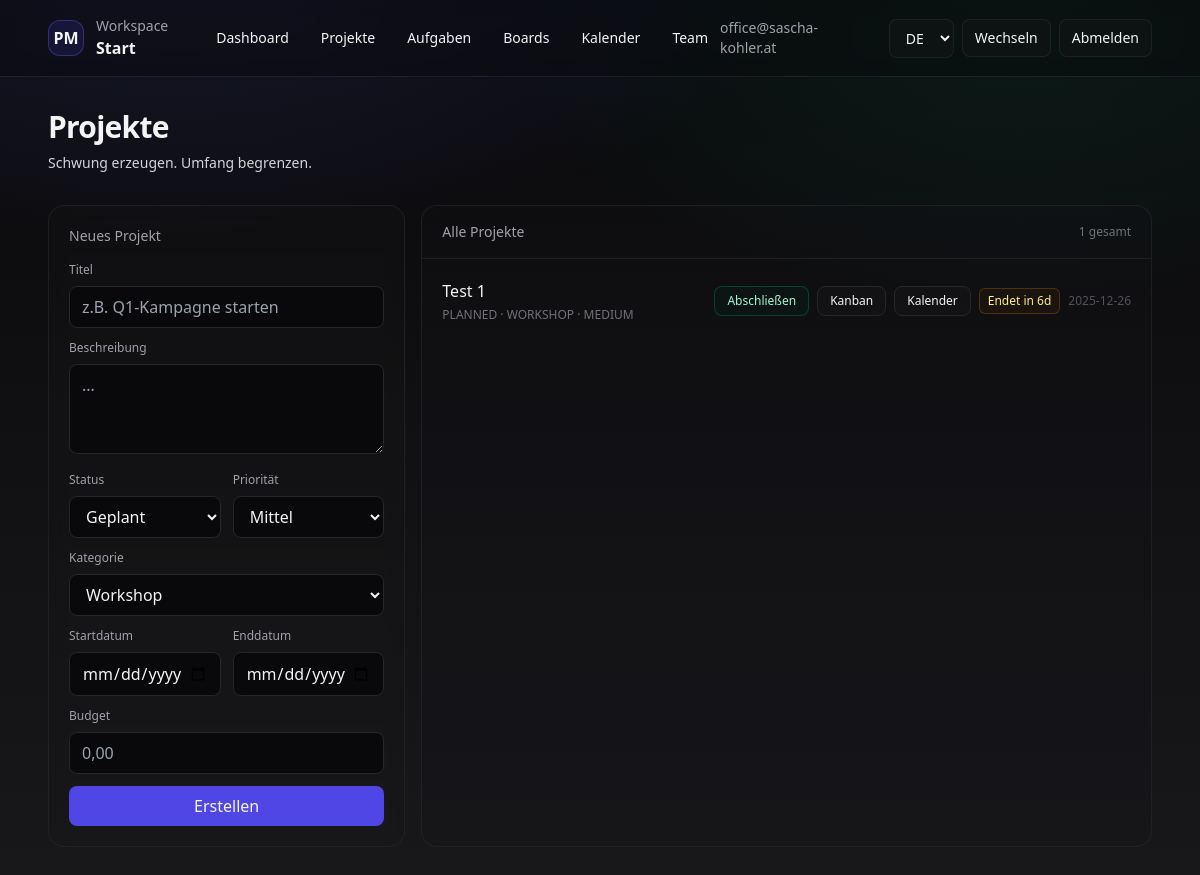
The app's page /app/projects/ (signed in) with its own data.
### apps/tenants/models.py (models this page shows, shortened)
class Organization(models.Model):
    id = models.UUIDField(primary_key=True, default=uuid.uuid4, editable=False)
    name = models.CharField(max_length=255)
    slug = models.SlugField(max_length=255, unique=True)
    created_at = models.DateTimeField(auto_now_add=True)

### apps/accounts/models.py (models this page shows, shortened)
class User(AbstractBaseUser, PermissionsMixin):
    email = models.EmailField(unique=True)
    name = models.CharField(max_length=255, blank=True, default="")
    is_staff = models.BooleanField(default=False)
    is_active = models.BooleanField(default=True)
    date_joined = models.DateTimeField(auto_now_add=True)
    objects = UserManager()
    USERNAME_FIELD = "email"
    REQUIRED_FIELDS: list[str] = []

### apps/projects/models.py (models this page shows, shortened)
class Project(models.Model):
    class Status(models.TextChoices):
        PLANNED = "PLANNED", "Planned"
        ACTIVE = "ACTIVE", "Active"
        COMPLETED = "COMPLETED", "Completed"
        CANCELLED = "CANCELLED", "Cancelled"
    class Category(models.TextChoices):
        WORKSHOP = "WORKSHOP", _("Workshop")
        RETREAT = "RETREAT", _("Retreat")
        CONSULTATION = "CONSULTATION", _("Consultation")
        IT_SERVICE = "IT_SERVICE", _("IT Service")
        MARKETING = "MARKETING", _("Marketing")
        DEVELOPMENT = "DEVELOPMENT", _("Development")
        DESIGN = "DESIGN", _("Design")
        RESEARCH = "RESEARCH", _("Research")
        SALES = "SALES", _("Sales")
        FINANCE = "FINANCE", _("Finance")
        LEGAL = "LEGAL", _("Legal")
        HR = "HR", _("HR")
        OPERATIONS = "OPERATIONS", _("Operations")
        EVENT = "EVENT", _("Event")
        CONTENT = "CONTENT", _("Content")
        TRAINING = "TRAINING", _("Training")
    class Priority(models.TextChoices):
        LOW = "LOW", "Low"
        MEDIUM = "MEDIUM", "Medium"
        HIGH = "HIGH", "High"
    id = models.UUIDField(primary_key=True, default=uuid.uuid4, editable=False)
    organization = models.ForeignKey(
        Organization, on_delete=models.CASCADE, related_name="projects"
    )
    title = models.CharField(max_length=255)
    description = models.TextField(blank=True, null=True)
    status = models.CharField(
        max_length=20, choices=Status.choices, default=Status.PLANNED
    )
    start_date = models.DateTimeField()
    end_date = models.DateTimeField()
    category = models.CharField(
        max_length=30, choices=Category.choices, default=Category.WORKSHOP
    )
    budget = models.DecimalField(max_digits=12, decimal_places=2, blank=True, null=True)
    priority = models.CharField(
        max_length=20, choices=Priority.choices, default=Priority.MEDIUM
    )
    created_by = models.ForeignKey(
        settings.AUTH_USER_MODEL,
        on_delete=models.PROTECT,
        related_name="created_projects",
    )
    created_at = models.DateTimeField(auto_now_add=True)
    updated_at = models.DateTimeField(auto_now=True)
    @property
    def end_days_left(self) -> int:
        today = timezone.localdate()
        end_day = timezone.localtime(self.end_date).date()
        return (end_day - today).days

### apps/web/views/projects.py (the view)
# urls.py: path("projects/", views.projects_page, name="projects"),
@login_required
def projects_page(request):
    if request.active_org is None:
        return redirect("web:onboarding")
    org = request.active_org
    projects = Project.objects.filter(organization=org).order_by("-created_at")
    context = {**web_shell_context(request), "projects": projects}
    return render(request, "web/app/projects/page.html", context)

### apps/web/views/utils.py (called while the page is built)
def web_shell_context(request) -> dict:
    from apps.tenants.models import Organization
    membership = None
    is_owner = False
    if request.active_org is not None:
        membership = Membership.objects.filter(
            organization=request.active_org,
            user=request.user
        ).only("role").first()
        if membership:
            is_owner = membership.role == Membership.Role.OWNER
    return {
        "org": request.active_org,
        "active_org": request.active_org,
        "orgs": Organization.objects.filter(memberships__user=request.user).distinct(),
        "user_membership": membership,
        "is_owner": is_owner,
    }

### templates/web/app/projects/page.html (shortened to what this page needs)
{% extends "web/app/layout.html" %}
{% load i18n %}
{% block content %}
<div class="flex items-end justify-between gap-6">
  <div>
    <h1 class="text-3xl font-semibold tracking-tight">{% trans "Projects" %}</h1>
    <p class="mt-2 text-sm text-zinc-300">{% trans "Create momentum. Keep scope tight." %}</p>
  </div>
</div>
<div class="mt-8 grid grid-cols-1 lg:grid-cols-3 gap-4">
  <div class="lg:col-span-1 rounded-2xl border border-zinc-800/70 bg-zinc-900/25 p-5 backdrop-blur">
    <div class="text-sm text-zinc-400">{% trans "New project" %}</div>
    <form class="mt-4 space-y-3"
          hx-post="{% url 'web:projects_create' %}"
          hx-target="#project-list"
          hx-swap="afterbegin"
          hx-on::after-request="this.reset()">
      <div>
        <label class="block text-xs text-zinc-400 mb-2">{% trans "Title" %}</label>
        <input name="title" required placeholder="{% trans 'e.g. Launch Q1 Campaign' %}"
               class="w-full rounded-lg bg-zinc-950 border border-zinc-800 px-3 py-2 outline-none focus:ring-2 focus:ring-indigo-500" />
      </div>
      <div>
        <label class="block text-xs text-zinc-400 mb-2">{% trans "Description" %}</label>
        <textarea name="description" rows="3" placeholder="{% trans '...' %}"
                  class="w-full rounded-lg bg-zinc-950 border border-zinc-800 px-3 py-2 outline-none focus:ring-2 focus:ring-indigo-500"></textarea>
      </div>
      <div class="grid grid-cols-2 gap-3">
        <div>
          <label class="block text-xs text-zinc-400 mb-2">{% trans "Status" %}</label>
          <select name="status" class="w-full rounded-lg bg-zinc-950 border border-zinc-800 px-3 py-2 outline-none focus:ring-2 focus:ring-indigo-500">
            <option value="PLANNED">{% trans "Planned" %}</option>
          </select>
        </div>
        <div>
          <label class="block text-xs text-zinc-400 mb-2">{% trans "Priority" %}</label>
          <select name="priority" class="w-full rounded-lg bg-zinc-950 border border-zinc-800 px-3 py-2 outline-none focus:ring-2 focus:ring-indigo-500">
            <option value="MEDIUM" selected>{% trans "Medium" %}</option>
          </select>
        </div>
      </div>
      <div>
        <label class="block text-xs text-zinc-400 mb-2">{% trans "Category" %}</label>
        <select name="category" class="w-full rounded-lg bg-zinc-950 border border-zinc-800 px-3 py-2 outline-none focus:ring-2 focus:ring-indigo-500">
          <option value="WORKSHOP">Workshop</option>
        </select>
      </div>
      <div class="grid grid-cols-2 gap-3">
        <div>
          <label class="block text-xs text-zinc-400 mb-2">{% trans "Start date" %}</label>
          <input type="date" name="start_date"
                 class="w-full rounded-lg bg-zinc-950 border border-zinc-800 px-3 py-2 outline-none focus:ring-2 focus:ring-indigo-500" />
        </div>
        <div>
          <label class="block text-xs text-zinc-400 mb-2">{% trans "End date" %}</label>
          <input type="date" name="end_date"
                 class="w-full rounded-lg bg-zinc-950 border border-zinc-800 px-3 py-2 outline-none focus:ring-2 focus:ring-indigo-500" />
        </div>
      </div>
      <div>
        <label class="block text-xs text-zinc-400 mb-2">{% trans "Budget" %}</label>
        <input name="budget" placeholder="{% trans '0.00' %}"
               class="w-full rounded-lg bg-zinc-950 border border-zinc-800 px-3 py-2 outline-none focus:ring-2 focus:ring-indigo-500" />
      </div>
      <button type="submit" class="w-full rounded-lg bg-indigo-600 hover:bg-indigo-500 transition px-3 py-2 font-medium">
        {% trans "Create" %}
      </button>
    </form>
  </div>
  <div class="lg:col-span-2 rounded-2xl border border-zinc-800/70 bg-zinc-900/20">
    <div class="px-5 py-4 border-b border-zinc-800/70 flex items-center justify-between">
      <div class="text-sm text-zinc-400">{% trans "All projects" %}</div>
      <div class="text-xs text-zinc-500">{{ projects|length }} {% trans "total" %}</div>
    </div>
    <div id="project-list" class="divide-y divide-zinc-800/70">
      {% for project in projects %}
        {% include "web/app/projects/_project_row.html" with project=project %}
      {% empty %}
        <div id="project-empty" class="p-6 text-sm text-zinc-400">{% trans "No projects yet. Create the first one on the left." %}</div>
      {% endfor %}
    </div>
  </div>
</div>
{% endblock %}

### templates/web/app/layout.html (shortened to what this page needs)
{% extends "web/base.html" %}
{% load i18n %}
{% block body %}
<div class="min-h-screen">
  <div class="border-b border-zinc-800/70 bg-zinc-950/40 backdrop-blur">
    <div class="mx-auto max-w-6xl px-6 py-4 flex items-center justify-between">
      <div class="flex items-center gap-3">
        <a href="{% url 'web:home' %}" class="h-9 w-9 rounded-xl bg-indigo-600/15 border border-indigo-500/35 flex items-center justify-center font-semibold">PM</a>
        <div>
          <div class="text-sm text-zinc-400">{% trans "Workspace" %}</div>
          <div class="font-semibold">{{ org.name }}</div>
        </div>
        <div class="ml-6 hidden md:flex items-center gap-2">
          <a href="{% url 'web:home' %}" class="rounded-lg px-3 py-2 text-sm hover:bg-zinc-900/40">{% trans "Dashboard" %}</a>
          <a href="{% url 'web:projects' %}" class="rounded-lg px-3 py-2 text-sm hover:bg-zinc-900/40">{% trans "Projects" %}</a>
          <a href="{% url 'web:tasks' %}" class="rounded-lg px-3 py-2 text-sm hover:bg-zinc-900/40">{% trans "Tasks" %}</a>
          <a href="{% url 'web:boards' %}" class="rounded-lg px-3 py-2 text-sm hover:bg-zinc-900/40">{% trans "Boards" %}</a>
          <a href="{% url 'web:calendar' %}" class="rounded-lg px-3 py-2 text-sm hover:bg-zinc-900/40">{% trans "Calendar" %}</a>
          <a href="{% url 'web:team' %}" class="rounded-lg px-3 py-2 text-sm hover:bg-zinc-900/40">{% trans "Team" %}</a>
        </div>
      </div>
      <div class="flex items-center gap-2" x-data="{open:false}">
        <div class="hidden md:block text-sm text-zinc-400 mr-2">
          {% if request.user.name %}
            {{ request.user.name }} · {{ request.user.email }}
          {% else %}
            {{ request.user.email }}
          {% endif %}
        </div>
        <form action="{% url 'set_language' %}" method="post" class="hidden md:block">
          <select name="language" onchange="this.form.submit()" class="rounded-lg border border-zinc-800/70 bg-zinc-900/40 px-3 py-2 text-sm hover:bg-zinc-900/60">
            {% get_current_language as CURRENT_LANGUAGE %}
            <option value="de" {% if CURRENT_LANGUAGE == 'de' %}selected{% endif %}>DE</option>
          </select>
        </form>
        <button @click="open = !open" class="rounded-lg border border-zinc-800/70 bg-zinc-900/40 px-3 py-2 text-sm hover:bg-zinc-900/60">
          {% trans "Switch" %}
        </button>
        <form method="post" action="{% url 'logout' %}">
          <button type="submit" class="rounded-lg border border-zinc-800/70 bg-zinc-900/40 px-3 py-2 text-sm hover:bg-zinc-900/60">
            {% trans "Logout" %}
          </button>
        </form>
      </div>
    </div>
  </div>
  <div class="mx-auto max-w-6xl px-6 py-8">
    {% block content %}{% endblock %}
  </div>
</div>
{% endblock %}

### templates/web/app/projects/_project_row.html (shortened to what this page needs)
{% load i18n %}
<div class="p-5 flex items-center justify-between gap-4" data-project-id="{{ project.id }}">
  <div class="min-w-0">
    <div class="font-medium truncate">{{ project.title }}</div>
    <div class="mt-1 text-xs text-zinc-500">{{ project.status }} · {{ project.category }} · {{ project.priority }}</div>
  </div>
  <div class="flex items-center gap-2">
    {% if is_owner and project.status != "COMPLETED" and project.status != "CANCELLED" %}
      <form method="post"
            hx-post="{% url 'web:projects_complete' project.id %}"
            hx-target="closest div"
            hx-swap="outerHTML"
            hx-confirm="{% trans 'Are you sure you want to complete this project?' %}">
        <button type="submit" class="rounded-lg border border-emerald-800/60 bg-emerald-950/20 px-3 py-1.5 text-xs text-emerald-200 hover:bg-emerald-950/35">
          {% trans "Complete" %}
        </button>
      </form>
    {% endif %}
    <a href="{% url 'web:tasks' %}?project={{ project.id }}"
       class="rounded-lg border border-zinc-800 bg-zinc-900/40 px-3 py-1.5 text-xs hover:bg-zinc-900">
      {% trans "Kanban" %}
    </a>
    <a href="{% url 'web:project_calendar' project.id %}"
       class="rounded-lg border border-zinc-800 bg-zinc-900/40 px-3 py-1.5 text-xs hover:bg-zinc-900">
      {% trans "Calendar" %}
    </a>
    {% if project.end_days_left < 0 %}
      <div class="text-xs rounded-md px-2 py-1 border bg-red-950/30 border-red-800/60 text-red-200">
        {% blocktrans with days=project.end_days_left|add:"0"|slice:"1:" %}Overdue {{ days }}d{% endblocktrans %}
      </div>
    {% elif project.end_days_left == 0 %}
      <div class="text-xs rounded-md px-2 py-1 border bg-red-950/20 border-red-800/50 text-red-200">
        {% trans "Ends today" %}
      </div>
    {% elif project.end_days_left <= 3 %}
      <div class="text-xs rounded-md px-2 py-1 border bg-orange-950/25 border-orange-800/50 text-orange-200">
        {% blocktrans with days=project.end_days_left %}Ends in {{ days }}d{% endblocktrans %}
      </div>
    {% elif project.end_days_left <= 7 %}
      <div class="text-xs rounded-md px-2 py-1 border bg-yellow-950/25 border-yellow-800/50 text-yellow-200">
      </div>
    {% else %}
      <div class="text-xs rounded-md px-2 py-1 border bg-emerald-950/20 border-emerald-800/50 text-emerald-200">
        {% blocktrans with days=project.end_days_left %}Ends in {{ days }}d{% endblocktrans %}
      </div>
    {% endif %}
    <div class="text-xs text-zinc-600">{{ project.end_date|date:"Y-m-d" }}</div>
  </div>
</div>

### templates/web/base.html (style rules this page uses)
body { background: radial-gradient(1200px 600px at 15% -10%, rgba(99, 102, 241, 0.18), transparent 55%), radial-gradient(900px 500px at 85% 0%, rgba(16, 185, 129, 0.10), transparent 60%), linear-gradient(to bottom, rgb(9, 9, 11), rgb(24, 24, 27)); }

### records on screen
Organization: name "Start"
User: user.email "office@sascha-kohler.at"
Project: title "Test 1", status "PLANNED", category "WORKSHOP", priority "MEDIUM", end_date "2025-12-26"

### other values on screen
{{ projects|length }} "1"
